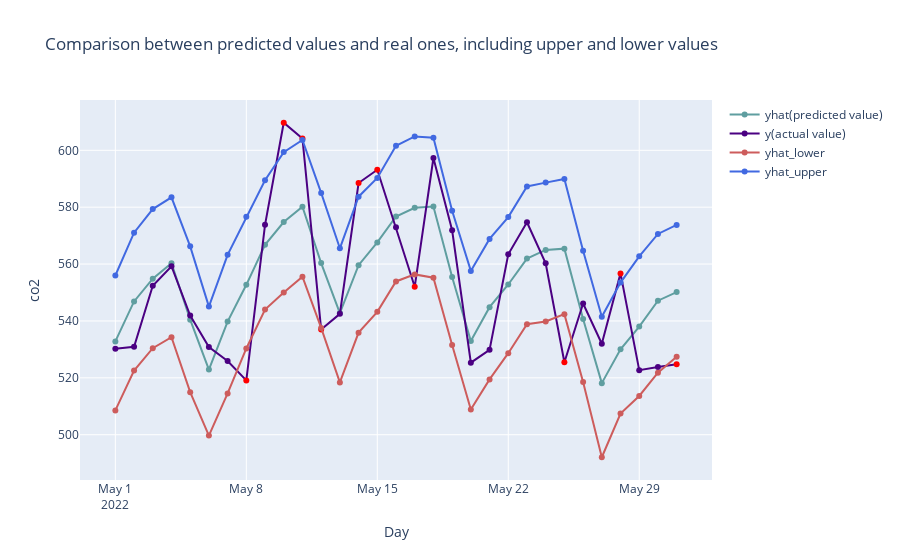

The notebook cell saved with this chart:
### Code cell
# upper bound of predicted value
fig.add_trace(go.Scatter(
    x=group_by_df['day'],
    y=cmp_df['yhat_upper'],
    name='yhat_upper',
    mode='lines+markers',
    line=dict(
        color='rgb(65,105,225)'),
    marker=dict(
        color='rgb(65,105,225)')
))

fig.update_layout(title='Comparison between predicted values and real ones, including upper and lower values', yaxis_title=sensor_name, xaxis_title='Day',
                  showlegend=True)
fig.show()
